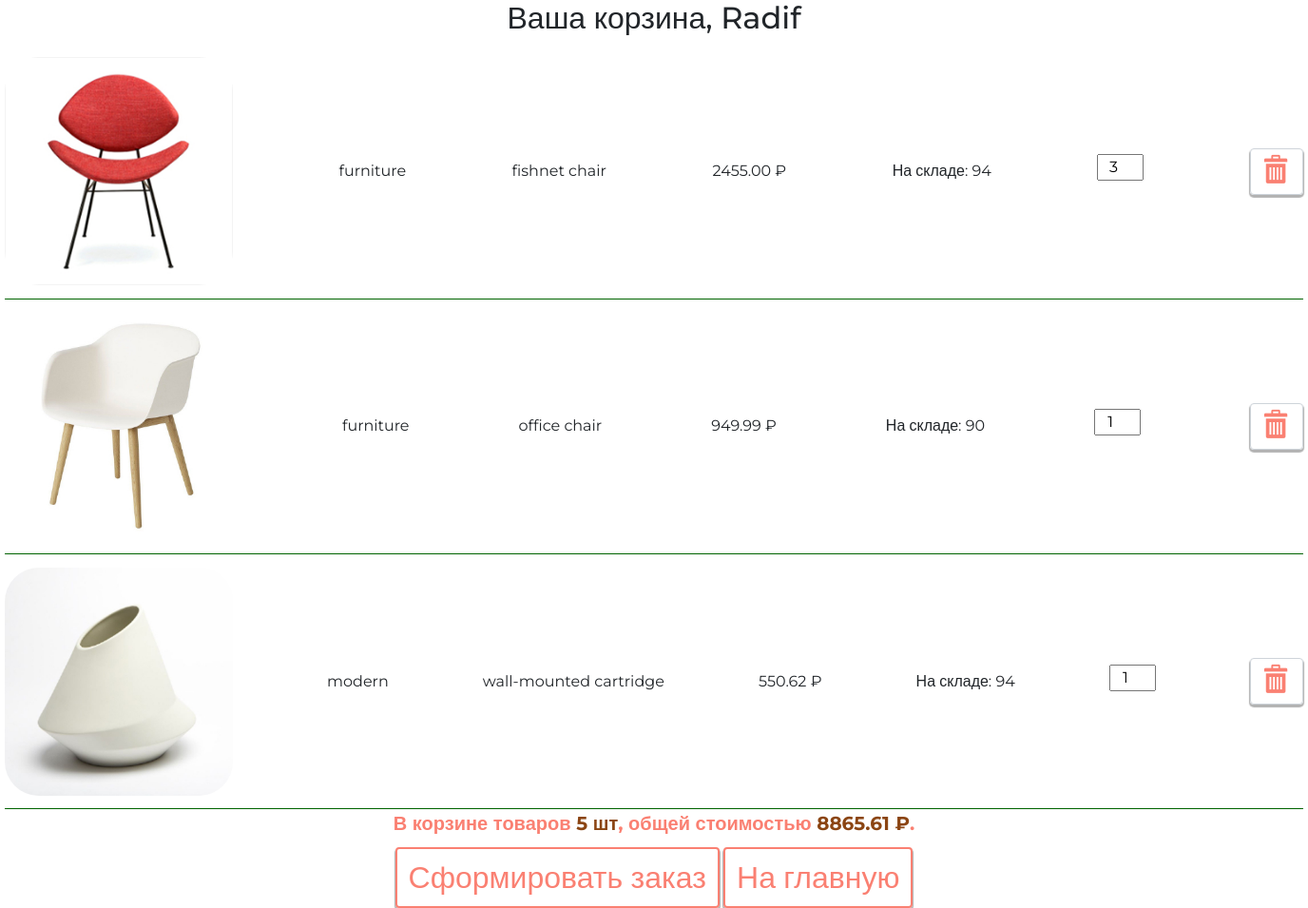
Page /basket/ (signed in) on the committed database.
### authapp/models.py (models this page shows, shortened)
class ShopUser(AbstractUser):
    email = models.EmailField(verbose_name='электронный адрес', unique=True)
    age = models.PositiveIntegerField(verbose_name='возраст', null=True)
    avatar = models.ImageField(upload_to=USERS_AVATARS, blank=True)
    activation_key = models.CharField(max_length=128, blank=True)
    activation_key_expires = models.DateTimeField(
        default=get_activation_key_expires
    )
    @cached_property
    def basket_items(self):
        return self.user_basket.select_related('product').all()
    def basket_cost(self):
        return sum(item.product.price * item.quantity for item in self.basket_items)
    def basket_total_quantity(self):
        return sum(item.quantity for item in self.basket_items)
    class Meta:
        verbose_name = 'Пользователь'
        verbose_name_plural = 'Пользователи'
        ordering = ['-is_active', '-is_superuser', '-is_staff', 'username']

### basketapp/models.py (models this page shows, shortened)
class BasketItem(models.Model):
    user = models.ForeignKey(
        get_user_model(),
        verbose_name='Пользователь',
        on_delete=models.CASCADE,
        related_name='user_basket'
    )
    product = models.ForeignKey(Product, verbose_name='Продукт', on_delete=models.CASCADE)
    quantity = models.PositiveIntegerField(default=0, verbose_name='Количество')
    mod_datetime = models.DateTimeField(auto_now=True, verbose_name='Дата изменения')
    class Meta:
        verbose_name = 'корзина'
        verbose_name_plural = 'корзины'
        ordering = ['product']

### mainapp/models.py (models this page shows, shortened)
class Product(models.Model):
    category = models.ForeignKey(ProductCategory,
                                 on_delete=models.CASCADE,
                                 verbose_name='категория продукта')
    name = models.CharField('имя продукта', max_length=128)
    image = models.ImageField(upload_to='products_images', blank=True)
    short_desc = models.CharField('краткое описание продукта', max_length=64, blank=True)
    description = models.TextField('описание продукта', blank=True)
    price = models.DecimalField('цена продукта', max_digits=8, decimal_places=2, default=0)
    quantity = models.PositiveIntegerField('количество на складе', default=0)
    is_active = models.BooleanField(verbose_name='активность', default=True, db_index=True)
    modified_date = models.DateTimeField(
        verbose_name='дата изменения', auto_now=True)
    class Meta:
        verbose_name = 'продукт'
        verbose_name_plural = 'продукты'
        ordering = ['-is_active', 'category', 'name']

class ProductCategory(models.Model):
    name = models.CharField(verbose_name='имя категории', max_length=128)
    description = models.TextField(verbose_name='описание категории', blank=True)
    is_active = models.BooleanField(verbose_name='активность', default=True, db_index=True)
    modified_date = models.DateTimeField(
        verbose_name='дата изменения', auto_now=True)
    class Meta:
        verbose_name = 'Категория продукта'
        verbose_name_plural = 'Категории продуктов'
        ordering = ['-is_active', 'name']

### basketapp/views.py (the view)
# urls.py: path('', adminapp.UsersList.as_view(), name='index'),
@login_required
def index(request):
    basket_items = request.user.user_basket.select_related('product', 'product__category').all()  # подтягивает вместе с данными basket
    print('basket_items', basket_items.query)  # содержимое запроса
    context = {
        'page_title': 'корзина',
        'links_menu': LINKS_MENU,
        'basket_items': basket_items,
    }
    return render(request, 'basketapp/index.html', context)

### mainapp/context_processors.py (called while the page is built)
def get_categories(request):
    if settings.LOW_CACHE:
        key = 'links_menu'
        links_menu = cache.get(key)
        if links_menu is None:
            links_menu = ProductCategory.objects.filter(is_active=True)
            cache.set(key, links_menu)
    else:
        links_menu = ProductCategory.objects.filter(is_active=True)
    return {
        'categories': links_menu
    }

### mainapp/templatetags/my_tags.py (called while the page is built)
def media_folder_products(string):
    if not string:
        string = 'products_images/default.jpg'
    return f'{settings.MEDIA_URL}{string}'

### basketapp/templates/basketapp/index.html
{% extends 'basketapp/base.html' %}
{% load static %}
{% block container %}
    <div class="basket-list">
        {% include 'basketapp/inc/inc_basket_items.html' %}
    </div>
{% endblock %}

### basketapp/templates/basketapp/base.html (shortened to what this page needs)
{% load static %}
<!DOCTYPE html>
<html lang="en">
<head>
    {% block css %}
        <link rel="stylesheet" href="{% static 'node_modules/bootstrap/dist/css/bootstrap.min.css' %}">
        <link rel="stylesheet" href="{% static 'fonts/icomoon/style.css' %}">
        <link rel="stylesheet" href="{% static 'css/style.css' %}">
    {% endblock %}
</head>
<body>
<div class="my-container">
    <div class="h2 text-center head">
        Ваша корзина,
        {{ user.first_name|default:'пользователь'|title }}
    </div>
    {% block container %}
    {% endblock %}
</div>
</body>
</html>

### basketapp/templates/basketapp/inc/inc_basket_items.html
{% load my_tags %}
{% if basket_items %}
    {% for item in basket_items %}
        <div class="basket-item-wrapper">
            <img src="{{ item.product.image|media_folder_products }}"
                 alt="{{ item.product.short_desc }}">
            <span class="category-name">{{ item.product.category.name }}</span>
            <span class="product-name">{{ item.product.name }}</span>
            <span class="product-price">{{ item.product.price }}&nbsp;&#8381;</span>
            <span class="product-quantity">На складе: {{ item.product.quantity }}</span>
            <label>
                <input type="number" name="{{ item.pk }}" min="0"
                       max="{{ item.product.quantity }}"
                       value="{{ item.quantity }}"
                       class="product-qty">
            </label>
            <a href="{% url 'basket:delete' item.pk %}" class="btn btn-round">
                <span class="icon-delete"></span>
            </a>
        </div>
    {% endfor %}
    <div class="basket-summary">
        В корзине товаров <span>{{ user.basket_total_quantity }} шт</span>,
        общей стоимостью <span>{{ user.basket_cost }} &#8381;</span>.
    </div>
{% else %}
    <h4>Корзина пуста</h4>
{% endif %}
<a href="{% url 'orders:order_create' %}" class="btn btn-round in-home">
    Сформировать заказ
</a>
<a href="{% url 'main:index' %}" class="btn btn-round in-home">
    На главную
</a>

### static/css/style.css (style rules this page uses)
* { margin: 0; padding: 0; }
html { height: 100%; }
body { height: 100%; font-family: "Montserrat", sans-serif; }
.my-container { width: 1366px; margin: 0 auto; }
.basket-list { text-align: center; }
.basket-list .in-home { font-size: 200%; color: salmon; border: 2px solid salmon; margin-top: 10px; }
.basket-list .basket-item-wrapper { display: inline-flex; justify-content: space-between; align-items: center; width: 100%; padding: 1% 0; border-bottom: 1px solid darkgreen; }
.basket-list .basket-item-wrapper img { width: 240px; height: 240px; border-radius: 15%; }
.basket-list .basket-item-wrapper .icon-delete { display: inline-block; font-size: 30px; transition: 0.3s; color: salmon; }
.basket-list .basket-summary { font-size: 20px; font-weight: bold; color: salmon; }
.basket-list .basket-summary span { color: saddlebrown; }
.basket-list .product-qty { text-align: center; }
input[type=submit], .btn-round { box-shadow: 0 2px 1px 1px rgba(33, 33, 33, 0.35); border: 1px solid #ced4da; }

### rows in the picture
ShopUser: first_name "Radif", basket_total_quantity "5", basket_cost "8865.61"
BasketItem: product.image|media_folder_products (picture), product.category.name "furniture", product.name "fishnet chair", product.price "2455.00", product.quantity "94", quantity "3"
BasketItem: product.image|media_folder_products (picture), product.category.name "furniture", product.name "office chair", product.price "949.99", product.quantity "90", quantity "1"
BasketItem: product.image|media_folder_products (picture), product.category.name "modern", product.name "wall-mounted cartridge", product.price "550.62", product.quantity "94", quantity "1"
